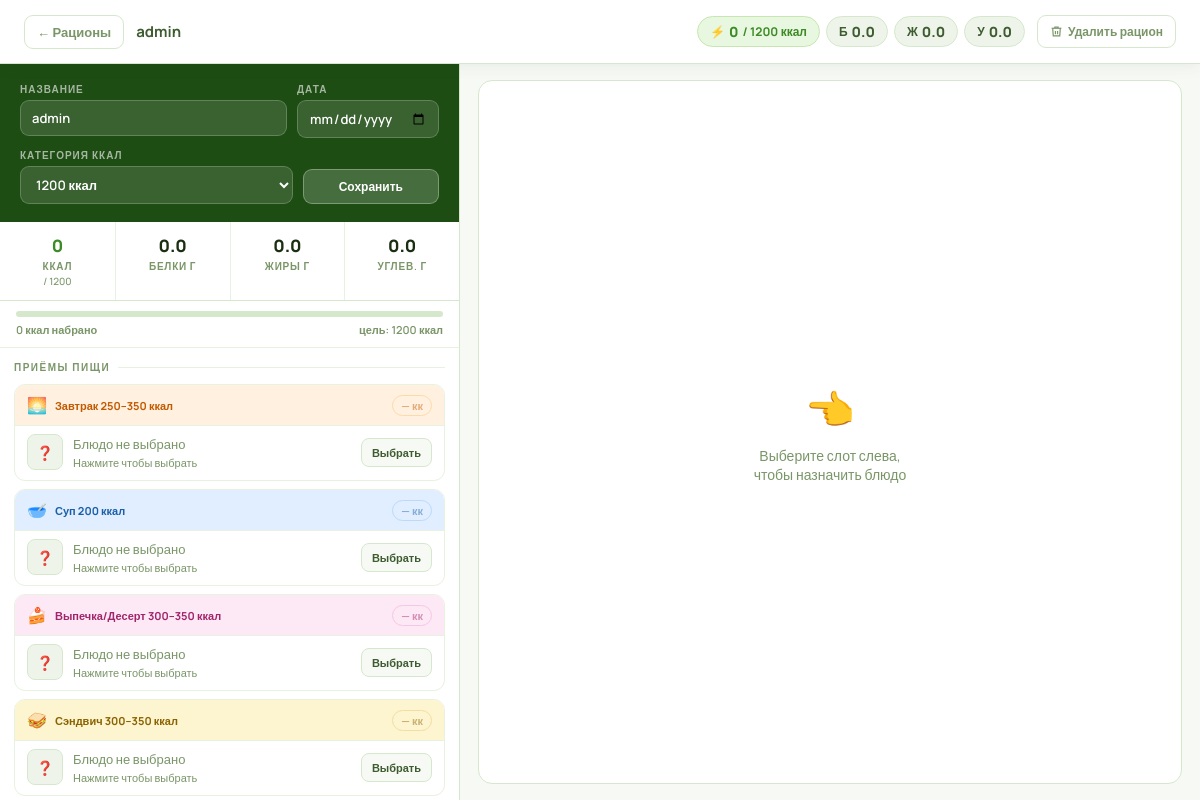
Page /rations/26/edit/ on the committed database.
### myapp/models.py (models this page shows, shortened)
class Ration(models.Model):
    group = models.ForeignKey(
        RationGroup, on_delete=models.CASCADE,
        related_name="rations", verbose_name="Группа",
        null=True, blank=True,
    )
    name = models.CharField(max_length=300, verbose_name="Название рациона")
    kcal_category = models.IntegerField(choices=KCAL_CATEGORIES, verbose_name="Категория калорийности")
    notes = models.TextField(blank=True, null=True, verbose_name="Примечания")
    created_at = models.DateTimeField(auto_now_add=True)
    updated_at = models.DateTimeField(auto_now=True)
    class Meta:
        verbose_name = "Рацион"
        verbose_name_plural = "Рационы"
        ordering = ["-created_at"]

class RationSlot(models.Model):
    ration = models.ForeignKey(
        Ration, on_delete=models.CASCADE,
        related_name="slots", verbose_name="Рацион"
    )
    slot_type = models.CharField(max_length=50, choices=SLOT_TYPES, verbose_name="Категория блюда")
    product = models.ForeignKey(
        Product, on_delete=models.SET_NULL,
        null=True, blank=True,
        related_name="ration_slots", verbose_name="Блюдо"
    )
    order = models.PositiveSmallIntegerField(default=0, verbose_name="Порядок")
    class Meta:
        verbose_name = "Слот рациона"
        verbose_name_plural = "Слоты рациона"
        ordering = ["order"]

### myapp/views.py (the view, shortened to what this page needs)
# urls.py: path("rations/<int:pk>/edit/", views.ration_edit, name="ration_edit"),
def ration_edit(request, pk):
    ration = get_object_or_404(Ration, pk=pk)
    slots = list(ration.slots.select_related("product").order_by("order", "id"))
    slots_with_meta = []
    total_kcal = total_protein = total_fat = total_carbs = 0
    for slot in slots:
        p = slot.product
        kcal    = float(p.kcal_per_serving or 0) if p else 0
        protein = float(p.protein_per_serving or 0) if p else 0
        fat     = float(p.fat_per_serving or 0) if p else 0
        carbs   = float(p.carbs_per_serving or 0) if p else 0
        total_kcal    += kcal
        total_protein += protein
        total_fat     += fat
        total_carbs   += carbs
        slots_with_meta.append({
            "slot": slot,
            "label": SLOT_LABELS.get(slot.slot_type, slot.slot_type),
            "icon": SLOT_ICONS.get(slot.slot_type, "🍴"),
            "color": SLOT_COLORS.get(slot.slot_type, "green"),
            "kcal": round(kcal, 1),
            "protein": round(protein, 1),
            "fat": round(fat, 1),
            "carbs": round(carbs, 1),
        })
    occupied_ids = set()
    if ration.group_id:
        occupied_ids = set(
            RationSlot.objects.filter(
                ration__group_id=ration.group_id,
                product__isnull=False,
            ).exclude(ration=ration)
            .values_list("product_id", flat=True)
        )
    meal_cat_map = {}
    for key, _ in SLOT_TYPES:
        prods = list(
            Product.objects
            .filter(meal_categories__key=key)
            .exclude(pk__in=occupied_ids)
            .order_by("name")
        )
        meal_cat_map[key] = [
            {
                "id": p.pk, "name": p.name,
                "category": " / ".join(str(c) for c in p.meal_categories.all()),
                "kcal": float(p.kcal_per_serving or 0),
                "protein": float(p.protein_per_serving or 0),
                "fat": float(p.fat_per_serving or 0),
                "carbs": float(p.carbs_per_serving or 0),
                "photo": p.photo.url if p.photo else "",
            }
            for p in prods
        ]
    all_products = list(
        Product.objects
        .prefetch_related("meal_categories")
        .exclude(pk__in=occupied_ids)
        .order_by("name")
    )
    all_products_json = [
        {
            "id": p.pk, "name": p.name,
            "category": " / ".join(str(c) for c in p.meal_categories.all()),
            "kcal": float(p.kcal_per_serving or 0),
            "protein": float(p.protein_per_serving or 0),
            "fat": float(p.fat_per_serving or 0),
            "carbs": float(p.carbs_per_serving or 0),
            "photo": p.photo.url if p.photo else "",
            "meal_categories": list(p.meal_categories.values_list("key", flat=True)),
        }
        for p in all_products
    ]
    return render(request, "myapp/ration_edit.html", {
        "ration": ration,
        "slots_with_meta": slots_with_meta,
        "total_kcal": round(total_kcal, 1),
        "total_protein": round(total_protein, 1),
        "total_fat": round(total_fat, 1),
        "total_carbs": round(total_carbs, 1),
        "slot_types": SLOT_TYPES,
        "slot_icons": SLOT_ICONS,
        "slot_colors": SLOT_COLORS,
        "kcal_categories": KCAL_CATEGORIES,
        "meal_cat_map_json": json.dumps(meal_cat_map, ensure_ascii=False),
        "all_products_json": json.dumps(all_products_json, ensure_ascii=False),
        "occupied_count": len(occupied_ids),
    })

### myapp/models.py (called while the page is built)
    def __str__(self):
        return SLOT_LABELS.get(self.key, self.key)

### myapp/templatetags/custom_filters.py (called while the page is built)
@register.filter
def get_item(dictionary, key):
    return dictionary.get(key, '')

### myapp/templates/myapp/ration_edit.html (shortened to what this page needs)
{% load custom_filters %}
<!DOCTYPE html>
<html lang="ru">
<head>
</head>
<body>
<div class="topbar">
  <a href="{% url 'ration_group_list' %}" class="back-btn">← Рационы</a>
  <span class="topbar-name">{{ ration.name }}</span>
  <div class="topbar-nutr">
    <div class="tpill kcal">⚡ <strong>{{ total_kcal|floatformat:0 }}</strong> / {{ ration.kcal_category }} ккал</div>
    <div class="tpill">Б <strong>{{ total_protein|floatformat:1 }}</strong></div>
    <div class="tpill">Ж <strong>{{ total_fat|floatformat:1 }}</strong></div>
    <div class="tpill">У <strong>{{ total_carbs|floatformat:1 }}</strong></div>
  </div>
  <button class="del-ration-btn" onclick="openDelModal()">
    <svg width="13" height="13" viewBox="0 0 24 24" fill="none" stroke="currentColor" stroke-width="2.2">
      <polyline points="3 6 5 6 21 6"/><path d="M19 6l-1 14H6L5 6"/><path d="M10 11v6M14 11v6"/><path d="M9 6V4h6v2"/>
    </svg>
    Удалить рацион
  </button>
</div>
<div class="layout">
  <div class="left">
    <form method="post">
      <div class="meta-form">
        <div class="meta-row">
          <div class="mf" style="flex:2"><label class="ml">Название</label><input class="mi" type="text" name="name" value="{{ ration.name }}" required></div>
          <div class="mf"><label class="ml">Дата</label><input class="mi" type="date" name="date" value="{{ ration.date|date:'Y-m-d' }}" required></div>
        </div>
        <div class="meta-row">
          <div class="mf" style="flex:2">
            <label class="ml">Категория ккал</label>
            <select class="mi" name="kcal_category">
              {% for val, label in kcal_categories %}
              <option value="{{ val }}" {% if val == ration.kcal_category %}selected{% endif %}>{{ label }}</option>
              {% endfor %}
            </select>
          </div>
          <div class="mf" style="justify-content:flex-end;padding-top:16px;">
            <button type="submit" class="save-btn">Сохранить</button>
          </div>
        </div>
      </div>
    </form>
    <div class="nutr-sum">
      <div class="ns"><div class="ns-v k">{{ total_kcal|floatformat:0 }}</div><div class="ns-l">Ккал</div><div class="ns-t">/ {{ ration.kcal_category }}</div></div>
      <div class="ns"><div class="ns-v">{{ total_protein|floatformat:1 }}</div><div class="ns-l">Белки г</div></div>
      <div class="ns"><div class="ns-v">{{ total_fat|floatformat:1 }}</div><div class="ns-l">Жиры г</div></div>
      <div class="ns"><div class="ns-v">{{ total_carbs|floatformat:1 }}</div><div class="ns-l">Углев. г</div></div>
    </div>
    <div class="prog-wrap">
      <div class="prog-bar-bg">
      </div>
      <div class="prog-txt">
        <span>{{ total_kcal|floatformat:0 }} ккал набрано</span>
        <span>цель: {{ ration.kcal_category }} ккал</span>
      </div>
    </div>
    <div class="slots-wrap">
      <div class="sec-title">Приёмы пищи</div>
      {% for sm in slots_with_meta %}{% with slot=sm.slot %}
      <div class="slot-card c-{{ sm.color }}" id="sc-{{ slot.pk }}">
        <div class="slot-head" onclick="selSlot({{ slot.pk }}, '{{ sm.label|escapejs }}', '{{ slot.slot_type }}', {{ slot.product_id|default:'null' }})">
          <span class="si">{{ sm.icon }}</span>
          <span class="sl">{{ sm.label }}</span>
          {% if sm.kcal %}<span class="sk">{{ sm.kcal|floatformat:0 }} кк</span>
          {% else %}<span class="sk" style="opacity:.45">— кк</span>{% endif %}
        </div>
        <div class="slot-body">
          {% if slot.product %}
            {% if slot.product.photo %}<img src="{{ slot.product.photo.url }}" class="sthumb" alt="">
            {% else %}<div class="sph">🥗</div>{% endif %}
            <div class="spi">
              <div class="spn">{{ slot.product.name }}</div>
              <div class="spp">Б:{{ sm.protein|floatformat:1 }} Ж:{{ sm.fat|floatformat:1 }} У:{{ sm.carbs|floatformat:1 }} г</div>
            </div>
          {% else %}
            <div class="sph">❓</div>
            <div class="spi">
              <div class="spn" style="color:var(--muted);font-weight:500;">Блюдо не выбрано</div>
              <div class="spp">Нажмите чтобы выбрать</div>
            </div>
          {% endif %}
          <button class="schg" type="button"
            onclick="selSlot({{ slot.pk }}, '{{ sm.label|escapejs }}', '{{ slot.slot_type }}', {{ slot.product_id|default:'null' }})">
            {% if slot.product %}Изменить{% else %}Выбрать{% endif %}
          </button>
        </div>
      </div>
      {% endwith %}{% endfor %}
    </div>
  </div>
  <div class="right" id="right">
    <div class="no-sel" id="no-sel">
      <div class="ni">👈</div>
      <p>Выберите слот слева,<br>чтобы назначить блюдо</p>
    </div>
  </div>
</div>
</body>
</html>

### rows in the picture
Ration: name "admin", kcal_category "1200", kcal_category "1200 ккал"
RationSlot: icon "🌅", label "Завтрак 250–350 ккал", shows "Блюдо не выбрано", shows "Выбрать"
RationSlot: icon "🥣", label "Суп 200 ккал", shows "Блюдо не выбрано", shows "Выбрать"
RationSlot: icon "🍰", label "Выпечка/Десерт 300–350 ккал", shows "Блюдо не выбрано", shows "Выбрать"
RationSlot: icon "🥪", label "Сэндвич 300–350 ккал", shows "Блюдо не выбрано", shows "Выбрать"

### other values in the picture
{{ total_kcal|floatformat:0 }} "0"
{{ total_protein|floatformat:1 }} "0.0"
{{ total_fat|floatformat:1 }} "0.0"
{{ total_carbs|floatformat:1 }} "0.0"
